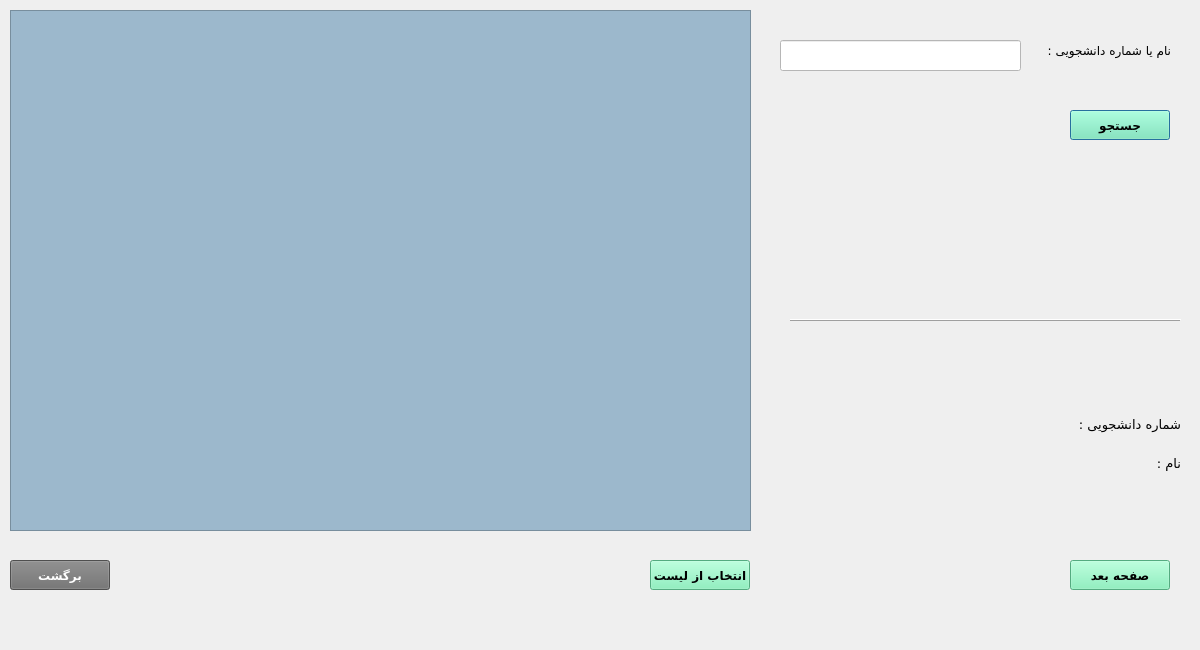
<?xml version="1.0" encoding="UTF-8"?>
<ui version="4.0">
 <class>RemoveEntekhabVahedDialog</class>
 <widget class="QDialog" name="RemoveEntekhabVahedDialog">
  <property name="geometry">
   <rect>
    <x>0</x>
    <y>0</y>
    <width>1200</width>
    <height>650</height>
   </rect>
  </property>
  <property name="windowTitle">
   <string>حذف درس انتخاب شده</string>
  </property>
  <widget class="QLineEdit" name="lineEdit_stuCode">
   <property name="geometry">
    <rect>
     <x>780</x>
     <y>40</y>
     <width>241</width>
     <height>31</height>
    </rect>
   </property>
   <property name="styleSheet">
    <string notr="true">background-color: white</string>
   </property>
  </widget>
  <widget class="QLabel" name="label_2">
   <property name="geometry">
    <rect>
     <x>1020</x>
     <y>40</y>
     <width>151</width>
     <height>21</height>
    </rect>
   </property>
   <property name="font">
    <font>
     <family>B Titr</family>
     <pointsize>9</pointsize>
    </font>
   </property>
   <property name="text">
    <string>نام یا شماره دانشجویی :</string>
   </property>
  </widget>
  <widget class="QPushButton" name="pushButton_search">
   <property name="geometry">
    <rect>
     <x>1070</x>
     <y>110</y>
     <width>100</width>
     <height>30</height>
    </rect>
   </property>
   <property name="minimumSize">
    <size>
     <width>100</width>
     <height>30</height>
    </size>
   </property>
   <property name="font">
    <font>
     <family>B Nazanin</family>
     <pointsize>9</pointsize>
     <weight>75</weight>
     <bold>true</bold>
    </font>
   </property>
   <property name="styleSheet">
    <string notr="true">background-color: rgb(118, 240, 179)</string>
   </property>
   <property name="text">
    <string>جستجو</string>
   </property>
  </widget>
  <widget class="QPushButton" name="pushButton_remove">
   <property name="geometry">
    <rect>
     <x>980</x>
     <y>740</y>
     <width>100</width>
     <height>30</height>
    </rect>
   </property>
   <property name="minimumSize">
    <size>
     <width>100</width>
     <height>30</height>
    </size>
   </property>
   <property name="font">
    <font>
     <family>B Nazanin</family>
     <pointsize>9</pointsize>
     <weight>75</weight>
     <bold>true</bold>
    </font>
   </property>
   <property name="styleSheet">
    <string notr="true">background-color: rgb(118, 240, 179)</string>
   </property>
   <property name="text">
    <string>حذف</string>
   </property>
  </widget>
  <widget class="QPushButton" name="pushButton_back">
   <property name="geometry">
    <rect>
     <x>10</x>
     <y>560</y>
     <width>100</width>
     <height>30</height>
    </rect>
   </property>
   <property name="minimumSize">
    <size>
     <width>100</width>
     <height>30</height>
    </size>
   </property>
   <property name="font">
    <font>
     <family>B Nazanin</family>
     <pointsize>9</pointsize>
     <weight>75</weight>
     <bold>true</bold>
    </font>
   </property>
   <property name="styleSheet">
    <string notr="true">background-color: rgb(111, 111, 111);
color: white</string>
   </property>
   <property name="text">
    <string>برگشت</string>
   </property>
  </widget>
  <widget class="QTreeView" name="treeView">
   <property name="geometry">
    <rect>
     <x>10</x>
     <y>10</y>
     <width>741</width>
     <height>521</height>
    </rect>
   </property>
   <property name="styleSheet">
    <string notr="true">background-color: rgb(156, 184, 204)</string>
   </property>
   <property name="sortingEnabled">
    <bool>true</bool>
   </property>
  </widget>
  <widget class="Line" name="line">
   <property name="geometry">
    <rect>
     <x>790</x>
     <y>310</y>
     <width>391</width>
     <height>20</height>
    </rect>
   </property>
   <property name="frameShadow">
    <enum>QFrame::Raised</enum>
   </property>
   <property name="lineWidth">
    <number>1</number>
   </property>
   <property name="orientation">
    <enum>Qt::Horizontal</enum>
   </property>
  </widget>
  <widget class="QPushButton" name="pushButton_choose">
   <property name="geometry">
    <rect>
     <x>650</x>
     <y>560</y>
     <width>100</width>
     <height>30</height>
    </rect>
   </property>
   <property name="minimumSize">
    <size>
     <width>100</width>
     <height>30</height>
    </size>
   </property>
   <property name="font">
    <font>
     <family>B Nazanin</family>
     <pointsize>9</pointsize>
     <weight>75</weight>
     <bold>true</bold>
    </font>
   </property>
   <property name="styleSheet">
    <string notr="true">background-color:rgb(118, 240, 179)</string>
   </property>
   <property name="text">
    <string>انتخاب از لیست</string>
   </property>
  </widget>
  <widget class="QPushButton" name="pushButton_nextPage">
   <property name="geometry">
    <rect>
     <x>1070</x>
     <y>560</y>
     <width>100</width>
     <height>30</height>
    </rect>
   </property>
   <property name="font">
    <font>
     <family>B Nazanin</family>
     <pointsize>9</pointsize>
     <weight>75</weight>
     <bold>true</bold>
    </font>
   </property>
   <property name="styleSheet">
    <string notr="true">background-color : rgb(118, 240, 179)</string>
   </property>
   <property name="text">
    <string>صفحه بعد</string>
   </property>
  </widget>
  <widget class="QWidget" name="layoutWidget">
   <property name="geometry">
    <rect>
     <x>860</x>
     <y>408</y>
     <width>321</width>
     <height>71</height>
    </rect>
   </property>
   <layout class="QHBoxLayout" name="horizontalLayout">
    <item>
     <layout class="QVBoxLayout" name="verticalLayout_2">
      <item>
       <widget class="QLabel" name="label_studentCode">
        <property name="font">
         <font>
          <pointsize>9</pointsize>
         </font>
        </property>
        <property name="layoutDirection">
         <enum>Qt::LeftToRight</enum>
        </property>
        <property name="text">
         <string/>
        </property>
       </widget>
      </item>
      <item>
       <widget class="QLabel" name="label_name">
        <property name="font">
         <font>
          <pointsize>9</pointsize>
         </font>
        </property>
        <property name="text">
         <string/>
        </property>
       </widget>
      </item>
     </layout>
    </item>
    <item>
     <layout class="QVBoxLayout" name="verticalLayout">
      <item>
       <widget class="QLabel" name="label_6">
        <property name="font">
         <font>
          <family>B Koodak</family>
          <pointsize>10</pointsize>
         </font>
        </property>
        <property name="text">
         <string>شماره دانشجویی :</string>
        </property>
       </widget>
      </item>
      <item>
       <widget class="QLabel" name="label_4">
        <property name="font">
         <font>
          <family>B Koodak</family>
          <pointsize>10</pointsize>
         </font>
        </property>
        <property name="text">
         <string>نام :</string>
        </property>
       </widget>
      </item>
     </layout>
    </item>
   </layout>
  </widget>
 </widget>
 <resources/>
 <connections>
  <connection>
   <sender>pushButton_back</sender>
   <signal>clicked()</signal>
   <receiver>RemoveEntekhabVahedDialog</receiver>
   <slot>close()</slot>
   <hints>
    <hint type="sourcelabel">
     <x>10</x>
     <y>621</y>
    </hint>
    <hint type="destinationlabel">
     <x>799</x>
     <y>539</y>
    </hint>
   </hints>
  </connection>
 </connections>
</ui>
